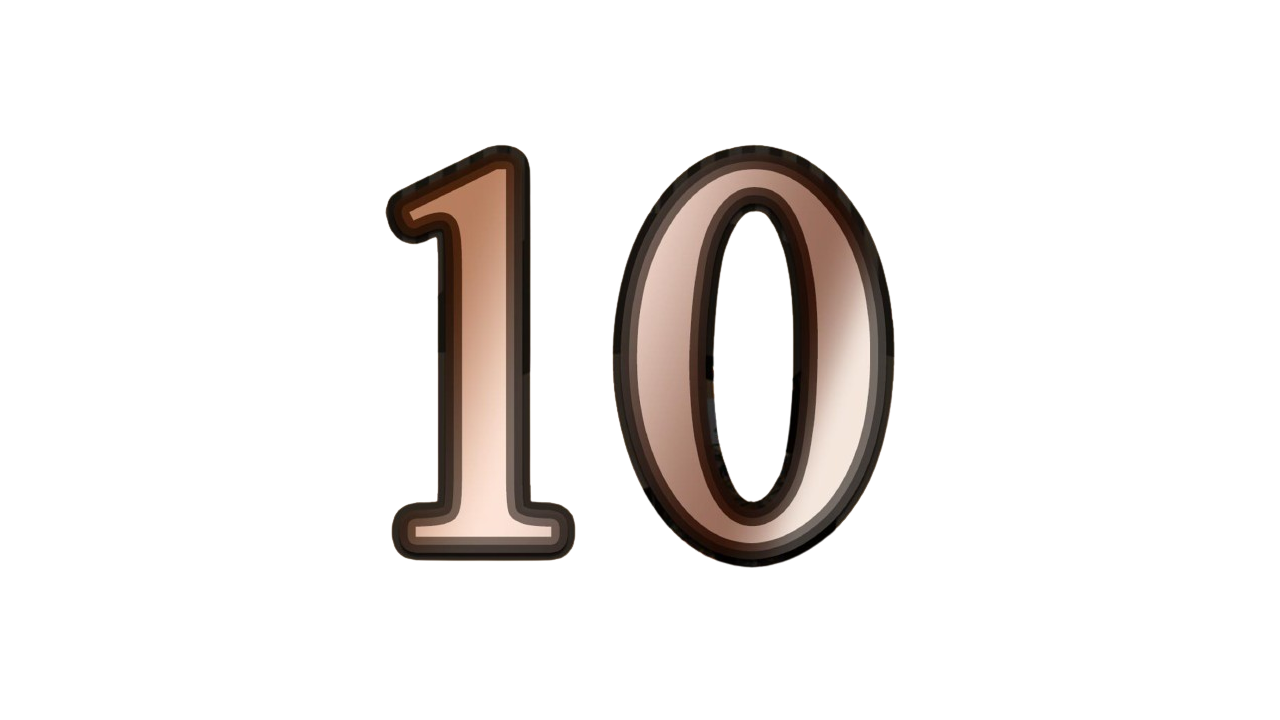
#> input picture images/10.png, 1280 x 720 px
$ python -i greek_ops.py   (imports and definitions only)
#> lines starting #> are read from the running program, lines starting #| are printed output that depends on the picture; after the words box and inside, x2 and y2 are one past the last pixel; in counts of white or black regions, pixels touching at a corner belong together
#> further down, picture is the input picture: PIL image 1280x720 RGBA; mean R, G, B, A 16.2, 13.1, 11.5, 33.2
"""纯 Pillow 图像处理，不依赖 AstrBot，可脱离框架单独测试。

移植自 nonebot-plugin-osugreek（Copyright (c) 2026 ChewYakuwo, MIT）。
原实现见 https://github.com/YakumoZn/nonebot-plugin-osugreek

效果分三步：
1. 色散：RGB 三个通道分别向左上/不动/向右下偏移，模拟色差；
2. 故障：按强度叠加横向错位、噪点、扫描线、模糊；
3. 叠加：把 4K 希腊字母 PNG 等比放大到原图短边的 1.8 倍后居中贴上。
"""

from __future__ import annotations

import math
import random
from pathlib import Path

from PIL import Image, ImageChops, ImageFilter, ImageOps, ImageStat

DEFAULT_CHROMATIC = 4
"""默认色散强度"""

DEFAULT_GLITCH = 0
"""默认故障强度，0 表示不启用"""

CHROMATIC_RANGE = (1, 20)
"""色散强度取值区间（含端点）"""

GLITCH_RANGE = (0, 5)
"""故障强度取值区间（含端点）"""

DEFAULT_MAX_SIDE = 4096
"""输入图片长边上限，超过则先等比缩小，避免 4K 图吃满内存"""

DEFAULT_LETTER_SCALE = 1.0
"""字母缩放系数，1.0 为默认大小；大于 1 会放大，直到字母本体铺满画布"""

LETTER_SCALE_RANGE = (0.1, 3.0)
"""字母缩放系数取值区间（含端点）"""


def clamp(value: int, low: int, high: int) -> int:
    """把整数夹到 [low, high] 区间内。"""
    return max(low, min(high, int(value)))


def clamp_scale(value: float) -> float:
    """把缩放系数夹到合法区间内。"""
    return max(LETTER_SCALE_RANGE[0], min(LETTER_SCALE_RANGE[1], float(value)))


# [174 lines left out: functions add_chromatic_aberration, add_glitch_effect, resize_greek_image, _fit, open_rgba, not called in this run]


def _frame_to_paletted(frame: Image.Image) -> Image.Image:
    """把一帧转成 P 模式；带透明像素时保留透明索引。

    GIF 只支持 1 位透明：调色板留出最后一个索引（255）作为透明色，
    alpha < 128 的像素全部映射到它。这样透明底图生成的动图不会变成黑底。
    """
    rgba = frame if frame.mode == "RGBA" else frame.convert("RGBA")
    alpha = rgba.getchannel("A")
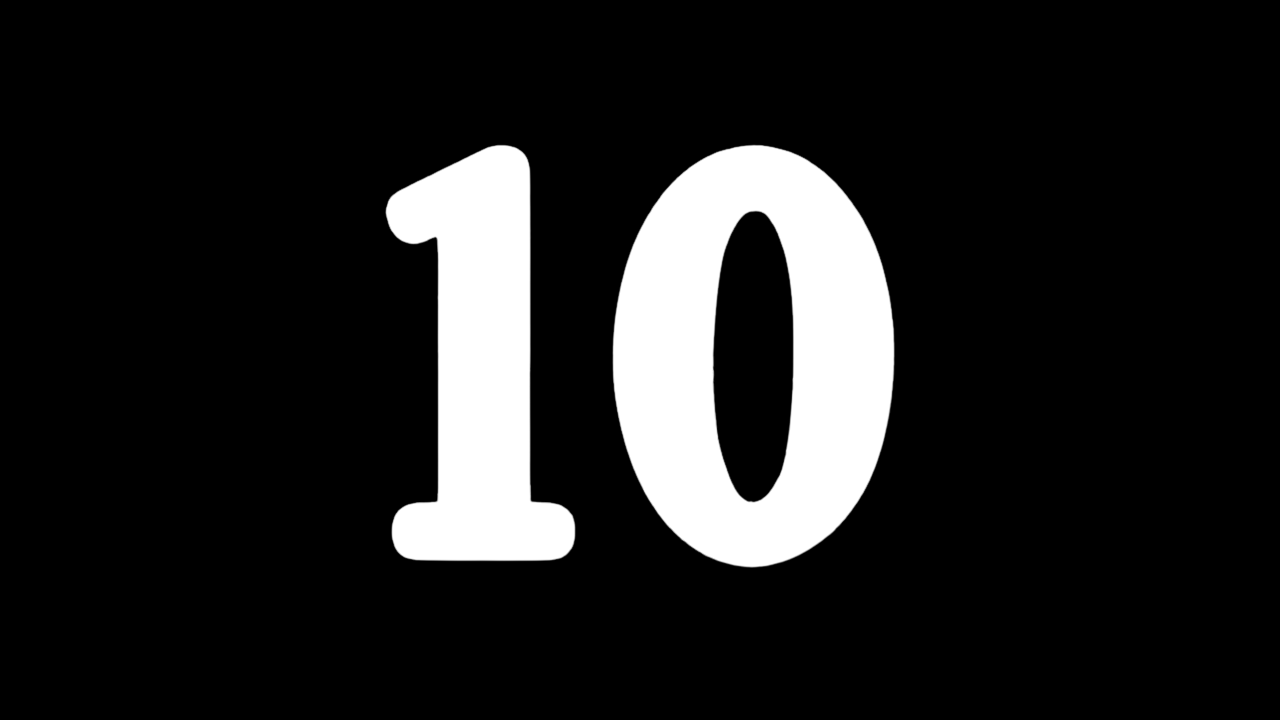
#> alpha: PIL image 1280x720 L; min 0, max 255, mean 33.2
    if alpha.getextrema() == (255, 255):
        return rgba.convert("RGB").convert("P", palette=Image.ADAPTIVE, colors=256)

    paletted = rgba.convert("RGB").convert("P", palette=Image.ADAPTIVE, colors=255)
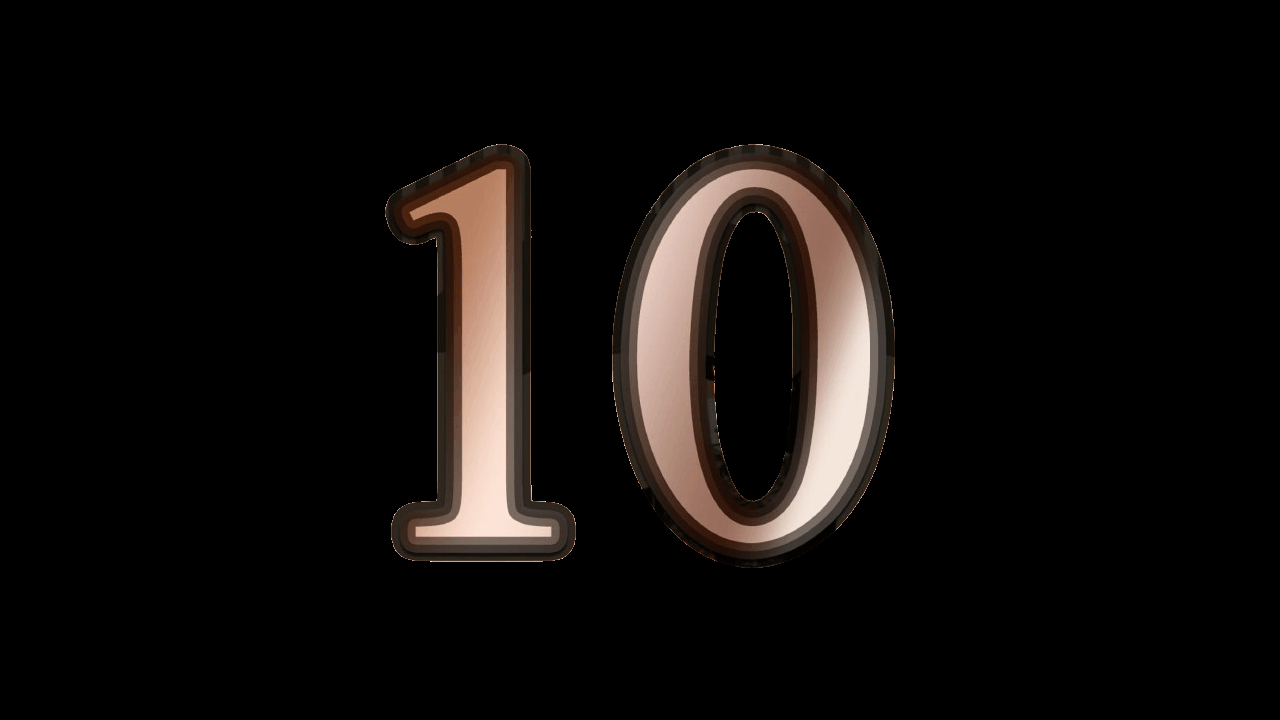
#> paletted: PIL image 1280x720 P; mean R, G, B 16.2, 13.1, 11.5
    palette = list(paletted.getpalette() or [])
#> palette = 765 values, max 253 at index 30, min 0 at index 757, mean 101
    if len(palette) < 768:
        palette += [0] * (768 - len(palette))
#> palette = 768 values, max 253 at index 30, min 0 at index 757, mean 100.6
    paletted.putpalette(palette[: 255 * 3] + [0, 0, 0])

    transparent = alpha.point(lambda value: 255 if value < 128 else 0)
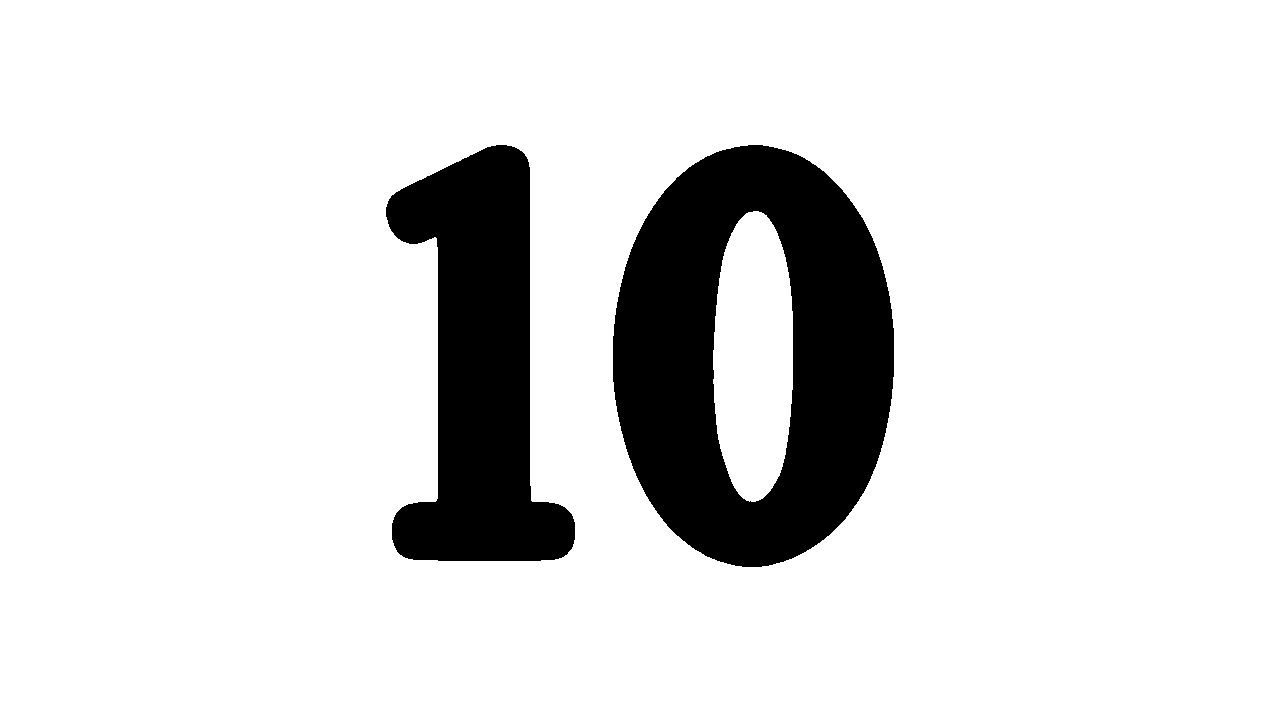
#> transparent: PIL image 1280x720 L; 87% white; 2 black regions, box (x1, y1, x2, y2) and area: (613, 145, 894, 567) 75140, (386, 145, 575, 561) 44967
    paletted.paste(255, (0, 0, paletted.width, paletted.height), transparent)
    paletted.info["transparency"] = 255
    return paletted


# [177 lines left out: functions _load_letter, _opaque_mean_color, _bleed_transparent, _apply_effects, _paste_letter, render and 3 more, not called in this run]

>>> from PIL import Image
>>> picture = Image.open('images/10.png')
>>> result = _frame_to_paletted(picture)

$ run again, on images/5.png
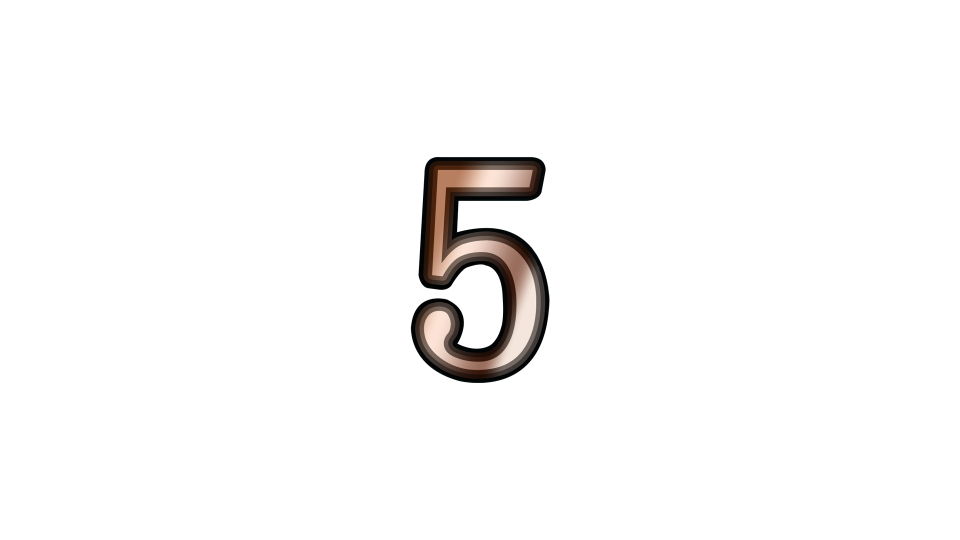
#> input picture images/5.png, 1920 x 1080 px (shown at 1/2 size)
#> picture is the input picture: PIL image 1920x1080 RGBA; mean R, G, B, A 243.7, 243.1, 242.8, 9.9
#> in _frame_to_paletted, `palette = list(paletted.getpalette() or [])`: palette = 765 values, max 255 at index 0, min 0 at index 717, mean 68.7
#> in _frame_to_paletted, `palette += [0] * (768 - len(palette))`: palette = 768 values, max 255 at index 0, min 0 at index 717, mean 68.43
#> in _frame_to_paletted, `transparent = alpha.point(lambda value: 255 if value < 128 else 0)`:
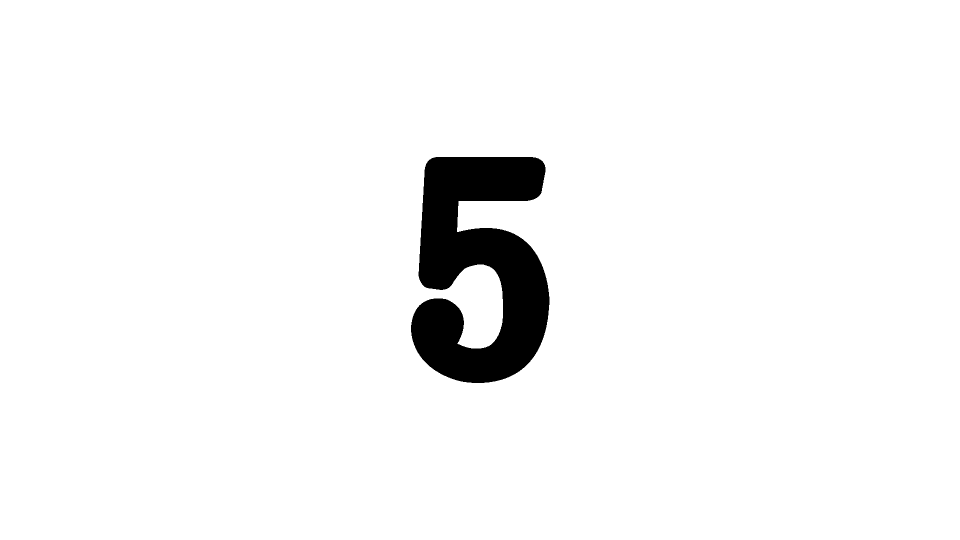
#> transparent: PIL image 1920x1080 L (shown at 1/2 size); 96.1% white; 1 black region, box (x1, y1, x2, y2) and area: (822, 314, 1099, 766) 80939
#> in _frame_to_paletted, `paletted.paste(255, (0, 0, paletted.width, paletted.height), transpare..`:
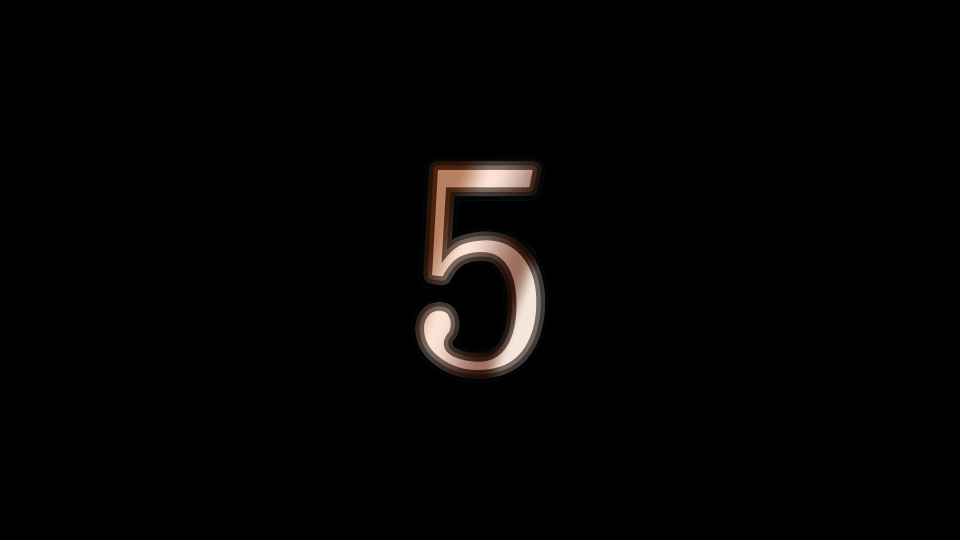
#> paletted: PIL image 1920x1080 P (shown at 1/2 size); mean R, G, B 4.1, 3.3, 3
